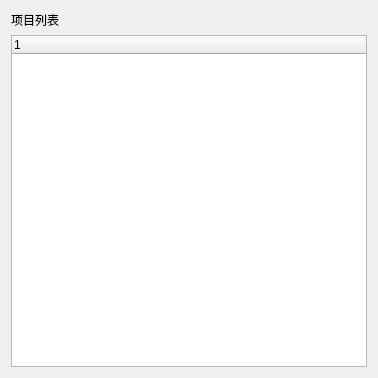
<?xml version="1.0" encoding="UTF-8"?>
<ui version="4.0">
 <class>ProTree</class>
 <widget class="QDialog" name="ProTree">
  <property name="geometry">
   <rect>
    <x>0</x>
    <y>0</y>
    <width>378</width>
    <height>378</height>
   </rect>
  </property>
  <property name="minimumSize">
   <size>
    <width>378</width>
    <height>378</height>
   </size>
  </property>
  <property name="maximumSize">
   <size>
    <width>378</width>
    <height>378</height>
   </size>
  </property>
  <property name="windowTitle">
   <string>Dialog</string>
  </property>
  <layout class="QVBoxLayout" name="verticalLayout_2">
   <item>
    <layout class="QVBoxLayout" name="verticalLayout" stretch="1,20">
     <item>
      <widget class="QLabel" name="label_pro">
       <property name="text">
        <string>项目列表</string>
       </property>
      </widget>
     </item>
     <item>
      <widget class="QTreeWidget" name="treeWidget">
       <column>
        <property name="text">
         <string notr="true">1</string>
        </property>
       </column>
      </widget>
     </item>
    </layout>
   </item>
  </layout>
 </widget>
 <resources/>
 <connections/>
</ui>
